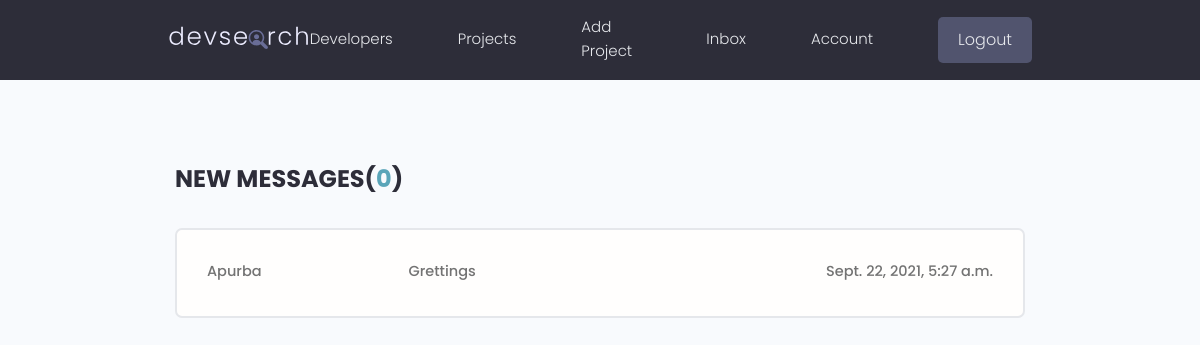
Screenshot of /project/inbox (signed in) with the database file from the repository.
### project/models.py (models this page shows, shortened)
class Message(models.Model):
    sender = models.ForeignKey(
        Profile, on_delete=models.SET_NULL, null=True, blank=True)
    receiver = models.ForeignKey(
        Profile, on_delete=models.SET_NULL, null=True, blank=True, related_name='messages')
    name = models.CharField(max_length=200, blank=True, null=True)
    email = models.EmailField(blank=True, null=True)
    subject = models.CharField(max_length=200, blank=True, null=True)
    body = models.TextField()
    is_read = models.BooleanField(default=False, blank=True, null=True)
    created = models.DateTimeField(auto_now_add=True)
    id = models.UUIDField(default=uuid.uuid4, unique=True,
                          primary_key=True, editable=True)

### project/views.py (the view)
# urls.py: path('/inbox', views.inbox, name='inbox'),
@login_required(login_url='project/login')
def inbox(request):
    profile = request.user.profile
    messageRequests = profile.messages.all()
    unreadCount = messageRequests.filter(is_read=False).count()
    context = {"messageRequests": messageRequests, "unreadCount": unreadCount}
    return render(request, 'project/inbox.html', context=context)

### project/Templates/project/inbox.html
{% extends 'project/main.html' %}
{% block content %}
<main class="inbox my-xl">
  <div class="content-box">
    <h3 class="inbox__title">New Messages(<span>{{unreadCount}}</span>)</h3>
    <ul class="messages">
      {% for message in messageRequests %}
      {% if message.is_read == False %}
      <li class="message message--unread">
        {% else %}
      <li class="message">
        {% endif %}
        <a href={% url 'message' message.id %}>
          <span class="message__author">{{message.name}}</span>
          <span class="message__subject">{{message.subject}}</span>
          <span class="message__date">{{message.created}}</span>
        </a>
      </li>
      {% endfor %}
    </ul>
  </div>
</main>
{% endblock content %}

### DevProject/static/styles/app.css (style rules this page uses)
:root { --color-sub: #2d2d39; }
.content-box { width: 95%; max-width: 85rem; margin: 0 auto; }
.inbox { height: 90vh; }
.inbox__title, .inbox__title span { font-size: 2.4rem; font-weight: 700; color: var(--color-sub); text-transform: uppercase; text-align: left; margin-bottom: 3rem; }
.inbox__title span { color: var(--color-main); }
.messages { list-style: none; background: var(--color-white); padding: 0.5rem 3rem; border: 2px solid var(--color-light); border-radius: 0.7rem; }
.message { padding: 2.5rem 0; }
.message > a span { font-size: 1.45rem; font-weight: 500; }
.message > a { display: flex; gap: 1rem; }
.message__author, .message__date { flex-basis: 25%; }
.message__subject { flex-basis: 50%; }
.message__date { text-align: right; }

### DevProject/static/uikit/styles/modules/_variables.css (style rules this page uses)
:root { --color-main: #5aa5b9; --color-main-light: #e6faff; --color-sub: #3f4156; --color-sub-light: #51546e; --color-sub-lighter: #ededfd; --color-text: #737373; --color-gray: #8b8b8b; --color-light: #e5e7eb; --color-light-gray: #767676; --color-bg: #f8fafd; --color-white: #fffefd; --color-white-light: #f3f3f3; --color-success: #359e64; --color-success-bg: #def8e8; --color-error: #fc4b0b; --color-error-bg: #fff2ee; --font-base: 'Poppins', arial, helvetica, 'Segoe UI', roboto, ubuntu, sans-serif; --font-monospace: 'Fira Code', 'Courier New', courier, monospace; --font-regular: 300; --font-medium: 500; --font-bold: 700; --generic-shadow: 1px 1px 5px #00000010; --generic-transition: all 0.3s ease-in-out; }

### DevProject/static/uikit/styles/modules/_base.css (style rules this page uses)
* { margin: 0; padding: 0; box-sizing: border-box; text-rendering: optimizeLegibility; color: inherit; font-size: inherit; }
html { font-size: 50%; }
@media only screen and (min-width: 480px) { html { font-size: 56.25%; } }
@media only screen and (min-width: 1200px) { html { font-size: 62.5%; } }
body { line-height: 1.6; font-weight: 400; font-size: 1.5rem; color: var(--color-text); background-color: var(--color-bg); min-height: 100vh; }

### DevProject/static/uikit/styles/modules/_typography.css (style rules this page uses)
* { font-family: var(--font-base); }
h3 { font-size: 3.2rem; font-weight: var(--font-medium); }
p, span, strong { font-size: 1.6rem; color: var(--color-text); font-weight: var(--font-regular); }
a { padding-bottom: 2px; text-decoration: none; display: inline-block; color: var(--color-main); font-weight: var(--font-medium); }

### DevProject/static/uikit/styles/modules/_utilities.css (style rules this page uses)
.my-xl { margin: 8rem auto; }

### rows the page displays
Message: name "Apurba", subject "Grettings", created "Sept. 22, 2021, 5:27 a.m."

### other values shown
{{ unreadCount }} "0"
